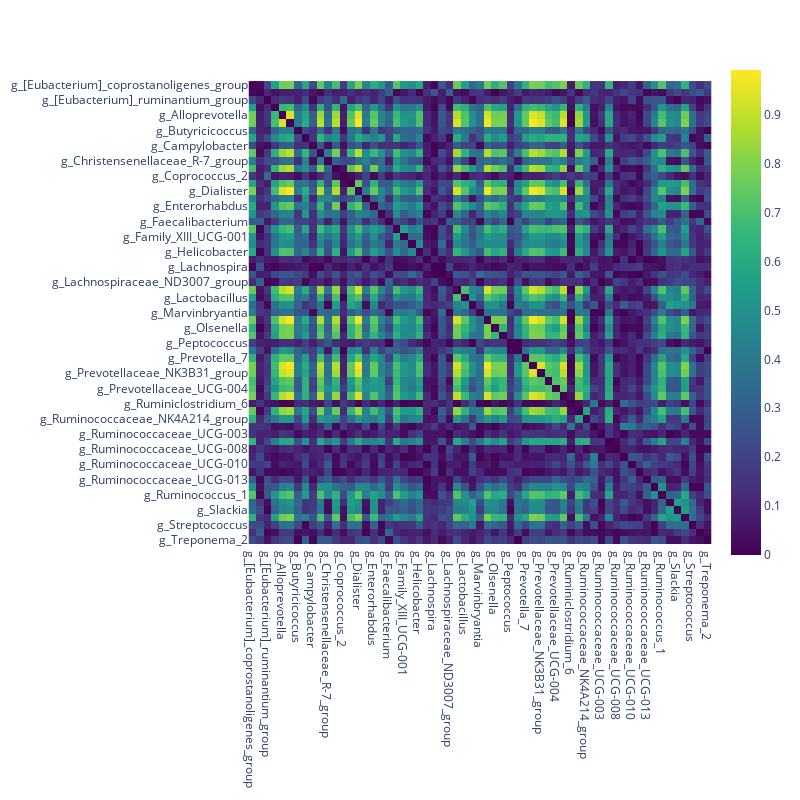

The notebook cell this image was saved under:
### Code cell
import networkx as nx
import plotly.graph_objects as go
corr = imports.clr_normalization(data_df).corr('spearman')
corr = corr - np.eye(corr.shape[0])
# corr.to_csv("corr.csv")
corr = corr.map(lambda x: abs(x))
px.imshow(corr, color_continuous_scale='viridis', width=800, height=800)

### Figure 1 — Plotly figure (JSON) as saved in the notebook; plotly's stock layout.template omitted (floating-point values rounded to 4 significant figures; data arrays with more than 128 entries replaced by an {"elided": "..."} marker saying what was removed)
{"data": [{"coloraxis": "coloraxis", "hovertemplate": "x: %{x}<br>y: %{y}<br>color: %{z}<extra></extra>", "name": "0", "type": "heatmap", "x": ["g_[Eubacterium]_coprostanoligenes_group", "g_[Eubacterium]_hallii_group", "g_[Eubacterium]_ruminantium_group", "g_Acidaminococcus", "g_Alloprevotella", "g_Bifidobacterium", "g_Butyricicoccus", "g_CAG-873", "g_Campylobacter", "g_Candidatus_Methanogranum", "g_Christensenellaceae_R-7_group", "g_Collinsella", "g_Coprococcus_2", "g_Coriobacteriaceae_UCG-003", "g_Dialister", "g_Elusimicrobium", "g_Enterorhabdus", "g_Erysipelotrichaceae_UCG-004", "g_Faecalibacterium", "g_Family_XIII_AD3011_group", "g_Family_XIII_UCG-001", "g_GCA-900066575", "g_Helicobacter", "g_Lachnoclostridium", "g_Lachnospira", "g_Lachnospiraceae_FCS020_group", "g_Lachnospiraceae_ND3007_group", "g_Lachnospiraceae_NK3A20_group", "g_Lactobacillus", "g_Libanicoccus", "g_Marvinbryantia", "g_Megasphaera", "g_Olsenella", "g_Oribacterium", "g_Peptococcus", "g_Prevotella_2", "g_Prevotella_7", "g_Prevotella_9", "g_Prevotellaceae_NK3B31_group", "g_Prevotellaceae_UCG-003", "g_Prevotellaceae_UCG-004", "g_Rikenellaceae_RC9_gut_group", "g_Ruminiclostridium_6", "g_Ruminiclostridium_9", "g_Ruminococcaceae_NK4A214_group", "g_Ruminococcaceae_UCG-002", "g_Ruminococcaceae_UCG-003", "g_Ruminococcaceae_UCG-005", "g_Ruminococcaceae_UCG-008", "g_Ruminococcaceae_UCG-009", "g_Ruminococcaceae_UCG-010", "g_Ruminococcaceae_UCG-011", "g_Ruminococcaceae_UCG-013", "g_Ruminococcaceae_UCG-014", "g_Ruminococcus_1", "g_Senegalimassilia", "g_Slackia", "g_Solobacterium", "g_Streptococcus", "g_Succinivibrio", "g_Treponema_2"], "xaxis": "x", "y": ["g_[Eubacterium]_coprostanoligenes_group", "g_[Eubacterium]_hallii_group", "g_[Eubacterium]_ruminantium_group", "g_Acidaminococcus", "g_Alloprevotella", "g_Bifidobacterium", "g_Butyricicoccus", "g_CAG-873", "g_Campylobacter", "g_Candidatus_Methanogranum", "g_Christensenellaceae_R-7_group", "g_Collinsella", "g_Coprococcus_2", "g_Coriobacteriaceae_UCG-003", "g_Dialister", "g_Elusimicrobium", "g_Enterorhabdus", "g_Erysipelotrichaceae_UCG-004", "g_Faecalibacterium", "g_Family_XIII_AD3011_group", "g_Family_XIII_UCG-001", "g_GCA-900066575", "g_Helicobacter", "g_Lachnoclostridium", "g_Lachnospira", "g_Lachnospiraceae_FCS020_group", "g_Lachnospiraceae_ND3007_group", "g_Lachnospiraceae_NK3A20_group", "g_Lactobacillus", "g_Libanicoccus", "g_Marvinbryantia", "g_Megasphaera", "g_Olsenella", "g_Oribacterium", "g_Peptococcus", "g_Prevotella_2", "g_Prevotella_7", "g_Prevotella_9", "g_Prevotellaceae_NK3B31_group", "g_Prevotellaceae_UCG-003", "g_Prevotellaceae_UCG-004", "g_Rikenellaceae_RC9_gut_group", "g_Ruminiclostridium_6", "g_Ruminiclostridium_9", "g_Ruminococcaceae_NK4A214_group", "g_Ruminococcaceae_UCG-002", "g_Ruminococcaceae_UCG-003", "g_Ruminococcaceae_UCG-005", "g_Ruminococcaceae_UCG-008", "g_Ruminococcaceae_UCG-009", "g_Ruminococcaceae_UCG-010", "g_Ruminococcaceae_UCG-011", "g_Ruminococcaceae_UCG-013", "g_Ruminococcaceae_UCG-014", "g_Ruminococcus_1", "g_Senegalimassilia", "g_Slackia", "g_Solobacterium", "g_Streptococcus", "g_Succinivibrio", "g_Treponema_2"], "yaxis": "y", "z": {"elided": "61x61 float values"}}], "layout": {"coloraxis": {"colorscale": [[0, "#440154"], [0.1111, "#482878"], [0.2222, "#3e4989"], [0.3333, "#31688e"], [0.4444, "#26828e"], [0.5556, "#1f9e89"], [0.6667, "#35b779"], [0.7778, "#6ece58"], [0.8889, "#b5de2b"], [1, "#fde725"]]}, "height": 800, "margin": {"t": 60}, "width": 800, "xaxis": {"anchor": "y", "constrain": "domain", "domain": [0, 1], "scaleanchor": "y"}, "yaxis": {"anchor": "x", "autorange": "reversed", "constrain": "domain", "domain": [0, 1]}}}
